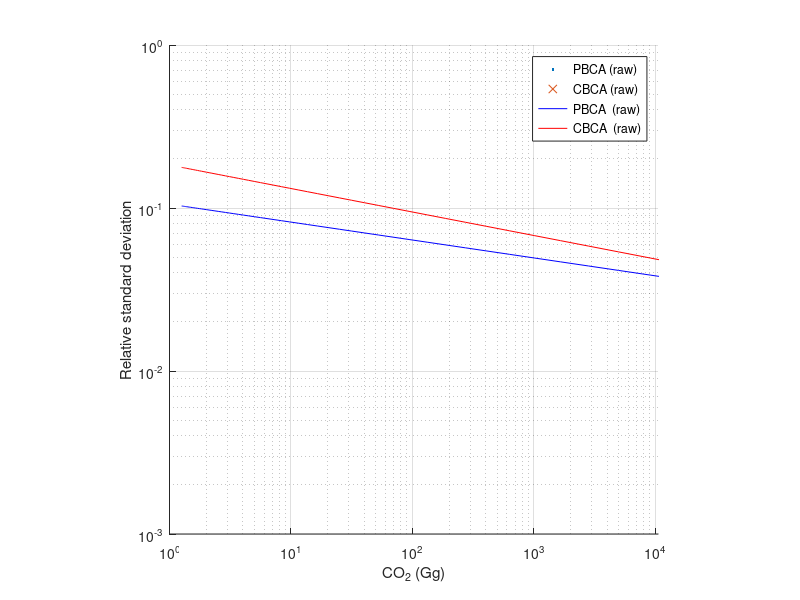
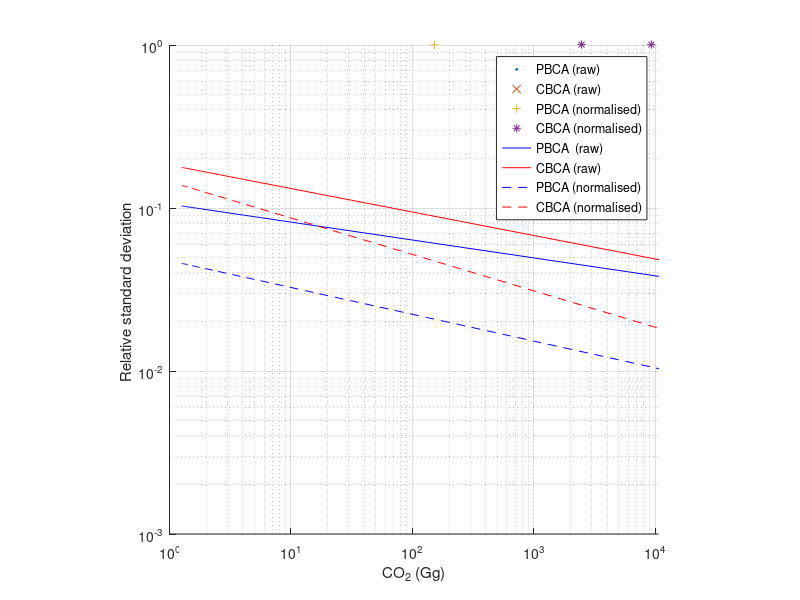

The MATLAB source for these figures, in order:
%Plot figure with all data points as a scatter plot


load('A3_TimeSeriesCalcs.mat','struct_results','regions')


clear figure
fig = figure;
ax = axes;

year_select=logical(zeros(57,1));
year_select(:)=1;


% transform representation to log form
set(gca, 'XScale', 'log')
set(gca, 'YScale', 'log')

%obtain rsd, mean and number of observations
%regions.unique_country - logical to extract individual country observations and not country aggregates:
plot_norm_p_rsd=[struct_results.raw.p(regions.unique_country).rsd];
plot_p_mean=[struct_results.raw.p(regions.unique_country).mean];
plot_p_n=[struct_results.raw.p(regions.unique_country).n];

%only plot sensible values (log transformation will occur) and when 3 data
%points
filterx=(plot_norm_p_rsd)>=1e-5 & (plot_p_n>2);
filterx(~year_select,:)=0;

plot_p_y1=plot_norm_p_rsd(filterx);
plot_p_x1=plot_p_mean(filterx);

% plot_p_y1=plot_p_rsd.*filterx;
% plot_p_x1=plot_p_mean.*filterx;

hold all
plot_c_rsd=[struct_results.raw.c(regions.unique_country).rsd];
plot_c_mean=[struct_results.raw.c(regions.unique_country).mean];
plot_c_n=[struct_results.raw.c(regions.unique_country).n];

filterx=(plot_c_rsd)>=1e-5 & (plot_c_n>2);
filterx(~year_select,:)=0;
plot_c_y2=plot_c_rsd(filterx);
plot_c_x2=plot_c_mean(filterx);

% set up x-values (on a log-spaced vector for plotting)
MIN_VALUE = 0.1;
MAX_VALUE = 1e5;
NUM_POINTS = 200;
xspace = logspace(log10(MIN_VALUE), log10(MAX_VALUE), NUM_POINTS);

% plot the values, (axis is log-transformed above)
h1=scatter((plot_p_x1),(plot_p_y1)','.')
h2=scatter((plot_c_x2),(plot_c_y2)','x')
% linear fit on log transformed data:
[pfit,gofp]=polyfit(log10(plot_p_x1),log10(plot_p_y1),1);
[ccit,gofc]=polyfit(log10(plot_c_x2),log10(plot_c_y2),1);
% obtain fitted line, based on log-spaced x values
pY=(pfit(1).*((xspace)))+pfit(2);
cY=(ccit(1).*((xspace)))+ccit(2);
 %plot exponents, as axis is transformed
h3=plot(10.^(xspace),10.^(pY),'b')
h4=plot(10.^(xspace),10.^(cY),'r')
hold on


hleg1=legend([h1,h2,h3,h4],[{'PBCA (raw)'}',{'CBCA (raw)'},{'PBCA  (raw)'},{'CBCA  (raw)'}])
xlabel('CO_2 (Gg)')
ylabel('Relative standard deviation')
axis square
grid on

xlim([1,max(plot_c_x2+2000)])
ylim([0.001,1])


%%
% Replot but this time with normalised results as well.
fig3 = figure;
ax3 = axes;

%obtain rsd, mean and number of observations
%regions.unique_country - logical to extract individual country observations and not country aggregates:
plot_norm_p_rsd=[struct_results.norm.p(regions.unique_country).rsd];
plot_norm_p_mean=[struct_results.norm.p(regions.unique_country).mean];

hold on
% transform representation to log form
set(gca, 'XScale', 'log')
set(gca, 'YScale', 'log')

%only plot sensible values (log transformation will occur) and when 3 data
%points
filterx=(plot_norm_p_rsd)>=1e-5 & (plot_p_n>2);
filterx(~year_select,:)=0;
plot_p_y3=plot_norm_p_rsd(filterx);
plot_p_x3=plot_norm_p_mean(filterx);


plot_norm_c_rsd=[struct_results.norm.c(regions.unique_country).rsd];
plot_norm_c_mean=[struct_results.norm.c(regions.unique_country).mean];

filterx=(plot_norm_c_rsd)>=1e-5;
filterx(~year_select,:)=0;
plot_c_y4=plot_norm_c_rsd(filterx);
plot_c_x4=plot_norm_c_mean(filterx);


[pfit,gofp]=polyfit(log10(plot_p_x3),log10(plot_p_y3),1);
[ccit,gofc]=polyfit(log10(plot_c_x4),log10(plot_c_y4),1);
pYnormalised=(pfit(1).*((xspace)))+pfit(2);
cYnormalised=(ccit(1).*((xspace)))+ccit(2);



h1=scatter((plot_p_x1),(plot_p_y1)','.');
h2=scatter((plot_c_x2),(plot_c_y2)','x');
h5=scatter((plot_p_x3),(plot_p_y3),'+');
h6=scatter((plot_c_x4),(plot_c_y4),'*');


h3=plot(10.^xspace,10.^(pY),'b')
h4=plot(10.^xspace,10.^(cY),'r')
h7=plot(10.^xspace,10.^pYnormalised,'b--')
h8=plot(10.^xspace,10.^(cYnormalised),'r--')
ylim([0.001,1])


% ylim([0,0.6])
xlim([1,max(plot_c_x2+2000)])
hleg1=legend([{'PBCA (raw)'}',{'CBCA (raw)'},{'PBCA (normalised)'}',{'CBCA (normalised)'},...
{'PBCA  (raw)'},{'CBCA (raw)'},{'PBCA (normalised)'},{'CBCA (normalised)'}])
xlabel('CO_2 (Gg)')
ylabel('Relative standard deviation ')
axis square
grid on
